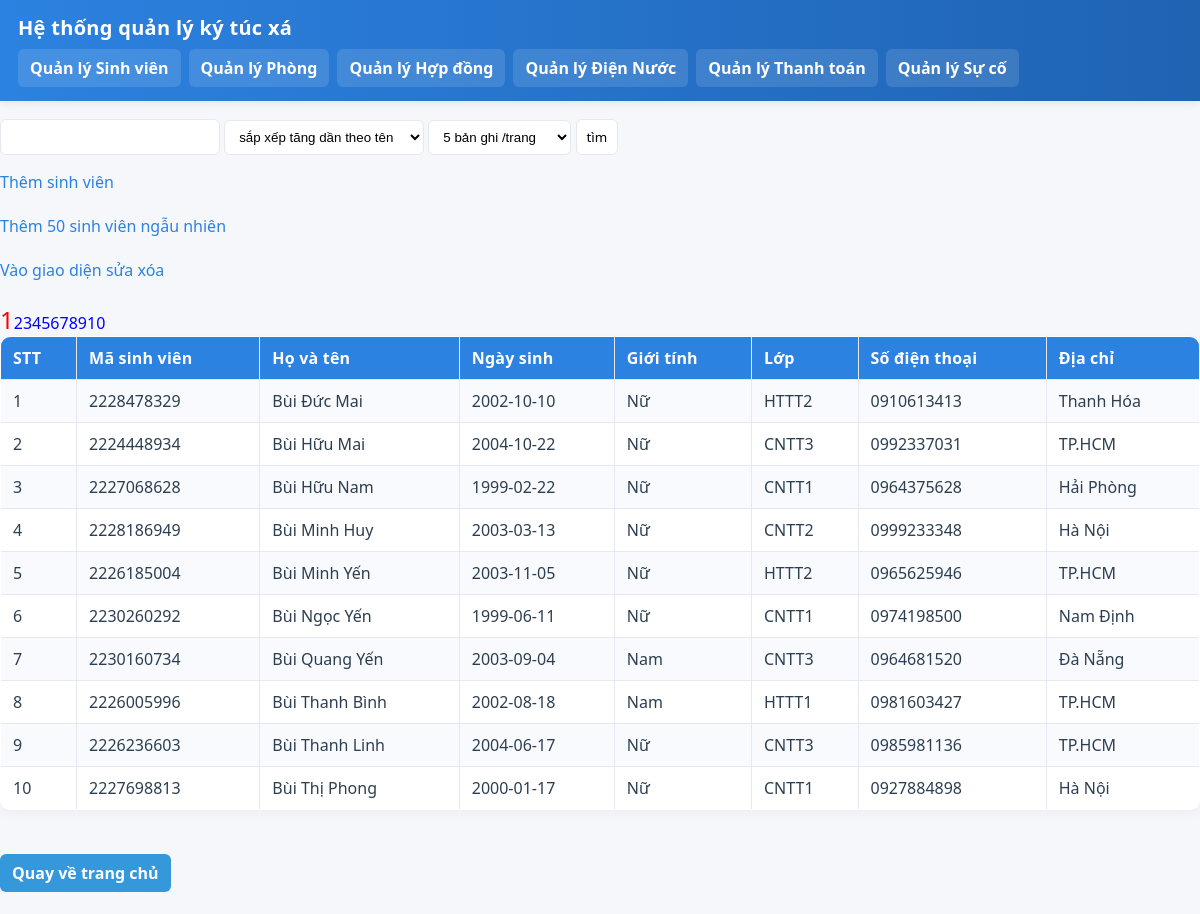
Page /sinhvien/index.php on the earlier database version.
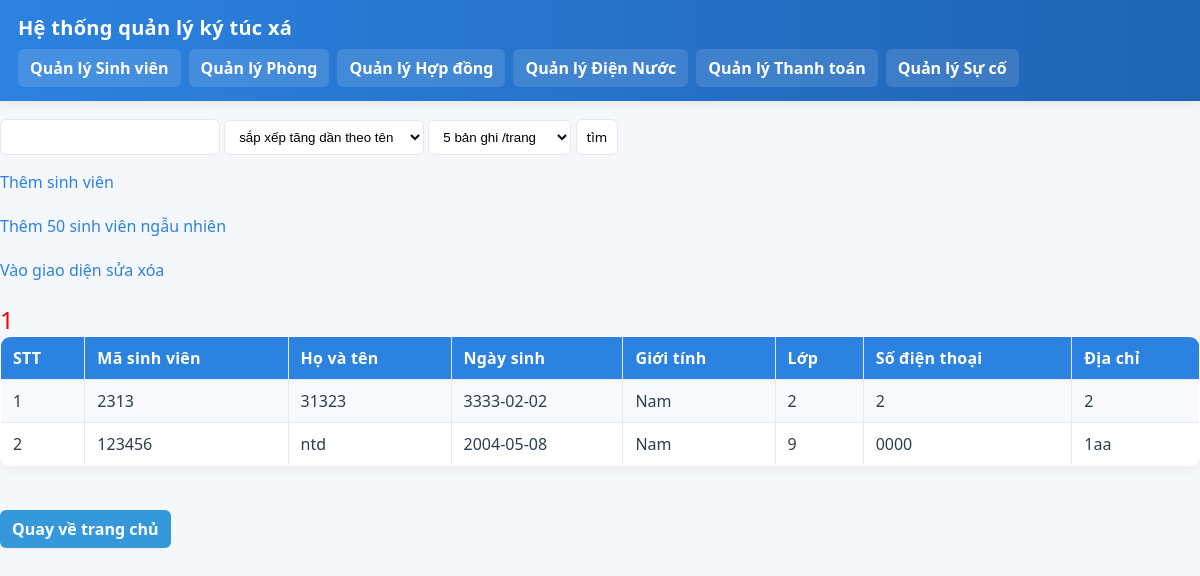
Same page on the later database version.
### tables this page shows
CREATE TABLE `sinhvien` (
  `MaSV` varchar(20) NOT NULL,
  `HoTen` varchar(100) NOT NULL,
  `NgaySinh` date NOT NULL,
  `GioiTinh` varchar(10) DEFAULT NULL,
  `Lop` varchar(50) DEFAULT NULL,
  `SDT` varchar(15) DEFAULT NULL,
  `DiaChi` varchar(200) DEFAULT NULL
);

### sinhvien/index.php (the view, shortened to what this page needs)
<?php include "../menu.php"; ?>
<html>
    <head>
    </head>
<body>
    <form method ='GET'>
        <input type =text name='q'>
        <select name ='order'>
            <option value= 'ASC'> sắp xếp tăng dần theo tên</option>
</select>
<select name ='ppage'>
    <option value =5>5 bản ghi /trang</option>
</select>
<input type= 'submit' name='btnSubmit' value='tìm'>
</form>
<a href="add.php"> Thêm sinh viên</a><br><br>
<a href="themsinhvien.php"> Thêm 50 sinh viên ngẫu nhiên</a><br><br>
<a href="edit.php"> Vào giao diện sửa xóa</a><br><br>
<?php
$con =mysqli_connect("localhost","root","","ktx_management");
$order="ORDER BY HoTen ASC";
if(isset($_GET['p'])){
    $p=(int)$_GET['p'];
}
else{
    $p=1;
}
if(isset($_GET['ppage'])){
    $ppage=(int)$_GET['ppage'];
}
else{
    $ppage=10;
}
$start=$ppage*($p-1);
$limit="LIMIT $start,$ppage";
if (isset($_GET['q'])){
    $q=$_GET['q'];
}
else{
    $q="";
}
$sqlPage="SELECT
MaSV, HoTen, NgaySinh, GioiTinh, Lop,SDT, DiaChi
FROM sinhvien
WHERE MaSV LIKE '%$q%' OR HoTen LIKE '%$q%'  ";
$resultPage=mysqli_query($con,$sqlPage);
$totalPage=ceil(mysqli_num_rows($resultPage)/$ppage);
for($i=1;$i<=$totalPage;$i++){
    if ($i==$p){
    $od=isset($_GET['order'])?$_GET['order']:"";
    echo"<a href='?q={$q}&&order={$od}&p={$i}&ppage={$ppage}'target='_self'
    style='color:red;font-size:150%'>$i</a>";
}else{$od=isset($_GET['order'])?$_GET['order']:"";
    echo"<a href='?q={$q}&&order={$od}&p={$i}&ppage={$ppage}'target='_self'
    style='color:blue;text-decoration:none'>$i</a>";
}
}
$sql="SELECT
MaSV, HoTen, NgaySinh, GioiTinh, Lop,SDT, DiaChi
FROM sinhvien
WHERE MaSV LIKE '%$q%' OR HoTen LIKE '%$q%'  $order $limit";
$result=mysqli_query($con,$sql);
$i=1;
echo "<table border='1' width=100%>
<tr>
<th>STT</th>
<th>Mã sinh viên</th>
<th>Họ và tên</th>
<th>Ngày sinh</th>
<th>Giới tính</th>
<th>Lớp</th>
<th>Số điện thoại</th>
<th>Địa chỉ</th>
</tr>";
while($row=mysqli_fetch_array($result)){
    echo "<tr>
    <td>".$i."</td>
    <td>".$row['MaSV']."</td>
    <td>".$row['HoTen']."</td>
    <td>".$row['NgaySinh']."</td>
    <td>".$row['GioiTinh']."</td>
    <td>".$row['Lop']."</td>
    <td>".$row['SDT']."</td>
    <td>".$row['DiaChi']."</td>
    </tr>";
    $i++;
}
echo "</table>";
?>
<br><br>
<a href="../index.php" style="
    display: inline-block;
    padding: 8px 12px;
    background: #3498db;
    color: white;
    text-decoration: none;
    border-radius: 6px;
    font-weight: bold;
"> Quay về trang chủ</a>
<br><br>
</body>
</html>

Differences in the rows shown:
removed sinhvien: MaSV "2228478329", HoTen "Bùi Đức Mai", NgaySinh "2002-10-10", GioiTinh "Nữ", Lop "HTTT2", SDT "0910613413", DiaChi "Thanh Hóa"
removed sinhvien: MaSV "2224448934", HoTen "Bùi Hữu Mai", NgaySinh "2004-10-22", GioiTinh "Nữ", Lop "CNTT3", SDT "0992337031", DiaChi "TP.HCM"
removed sinhvien: MaSV "2227068628", HoTen "Bùi Hữu Nam", NgaySinh "1999-02-22", GioiTinh "Nữ", Lop "CNTT1", SDT "0964375628", DiaChi "Hải Phòng"
removed sinhvien: MaSV "2228186949", HoTen "Bùi Minh Huy", NgaySinh "2003-03-13", GioiTinh "Nữ", Lop "CNTT2", SDT "0999233348", DiaChi "Hà Nội"
removed sinhvien: MaSV "2226185004", HoTen "Bùi Minh Yến", NgaySinh "2003-11-05", GioiTinh "Nữ", Lop "HTTT2", SDT "0965625946", DiaChi "TP.HCM"
removed sinhvien: MaSV "2230260292", HoTen "Bùi Ngọc Yến", NgaySinh "1999-06-11", GioiTinh "Nữ", Lop "CNTT1", SDT "0974198500", DiaChi "Nam Định"
removed sinhvien: MaSV "2230160734", HoTen "Bùi Quang Yến", NgaySinh "2003-09-04", GioiTinh "Nam", Lop "CNTT3", SDT "0964681520", DiaChi "Đà Nẵng"
removed sinhvien: MaSV "2226005996", HoTen "Bùi Thanh Bình", NgaySinh "2002-08-18", GioiTinh "Nam", Lop "HTTT1", SDT "0981603427", DiaChi "TP.HCM"
removed sinhvien: MaSV "2226236603", HoTen "Bùi Thanh Linh", NgaySinh "2004-06-17", GioiTinh "Nữ", Lop "CNTT3", SDT "0985981136", DiaChi "TP.HCM"
removed sinhvien: MaSV "2227698813", HoTen "Bùi Thị Phong", NgaySinh "2000-01-17", GioiTinh "Nữ", Lop "CNTT1", SDT "0927884898", DiaChi "Hà Nội"
added sinhvien: MaSV "2313", HoTen "31323", NgaySinh "3333-02-02", GioiTinh "Nam", Lop "2", SDT "2", DiaChi "2"
added sinhvien: MaSV "123456", HoTen "ntd", NgaySinh "2004-05-08", GioiTinh "Nam", Lop "9", SDT "0000", DiaChi "1aa"
Other differences:
list line gone: "2"
list line gone: "3"
list line gone: "4"
list line gone: "5"
list line gone: "6"
list line gone: "7"
list line gone: "8"
list line gone: "9"
list line gone: "10"
